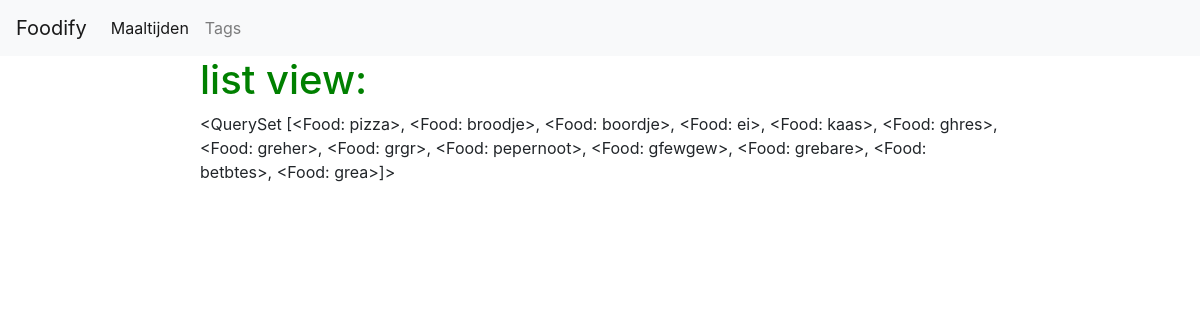
The page /list/ on the database as committed earlier.
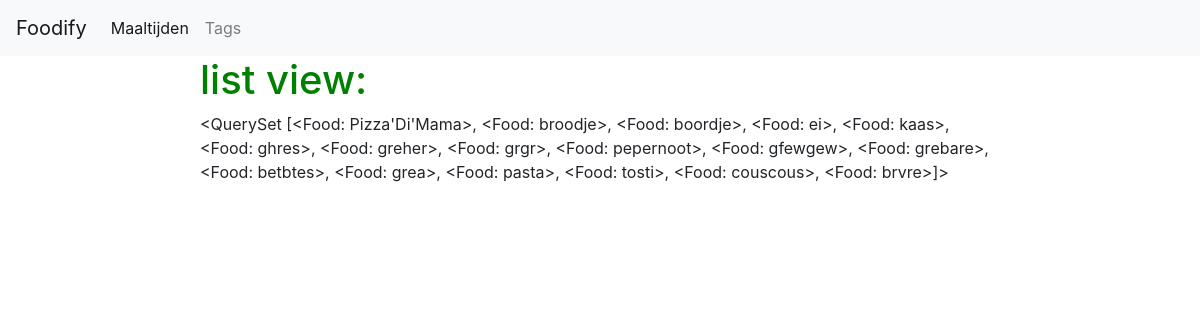
The same page on the database as committed later.
### foods/models.py (models this page shows, shortened)
class Food(models.Model):
    user = models.ForeignKey(settings.AUTH_USER_MODEL)
    media = models.FileField(blank=True, null=True, upload_to="download_media_location")
    title = models.CharField(max_length=20)
    slug = models.SlugField(blank=True, unique=True)
    description = models.TextField(null=True, default="")
    price = models.DecimalField(max_digits=100, decimal_places=2, default=0.00)
    def __unicode__(self):
        return self.title

### foods/views.py (the view)
# urls.py: url(r'^list/$', 'foods.views.list_view', name='list_view'),
def list_view(request):
    print request
    template = "list_view.html"
    allfoods = Food.objects.all()
    context = {
        "title": "Hello , List",
        "allfoods": allfoods
    }
    return render(request, template, context)

### templates/list_view.html (shortened to what this page needs)
 {% extends "base.html" %}
{% block content %}
<h1>list  view: </h1>
  {{allfoods}}
{% endblock content %}

Rows that differ between the two databases and show on the page:
changed Food: title.title "<QuerySet [<Food: pizza>, <Food: broodje>, <Food: boordje>, <Food: ei>, <Food: kaas>, <Food: ghres>, <Food: greher>, <Food: grgr>, <Food: pepernoot>, <Food: gfewgew>, <Food: grebare>, <Food: betbtes>, <Food: grea>]>" → "<QuerySet [<Food: Pizza'Di'Mama>, <Food: broodje>, <Food: boordje>, <Food: ei>, <Food: kaas>, <Food: ghres>, <Food: greher>, <Food: grgr>, <Food: pepernoot>, <Food: gfewgew>, <Food: grebare>, <Food: betbtes>, <Food: grea>, <Food: pasta>, <Food: tosti>, <Food: couscous>, <Food: brvre>]>"
